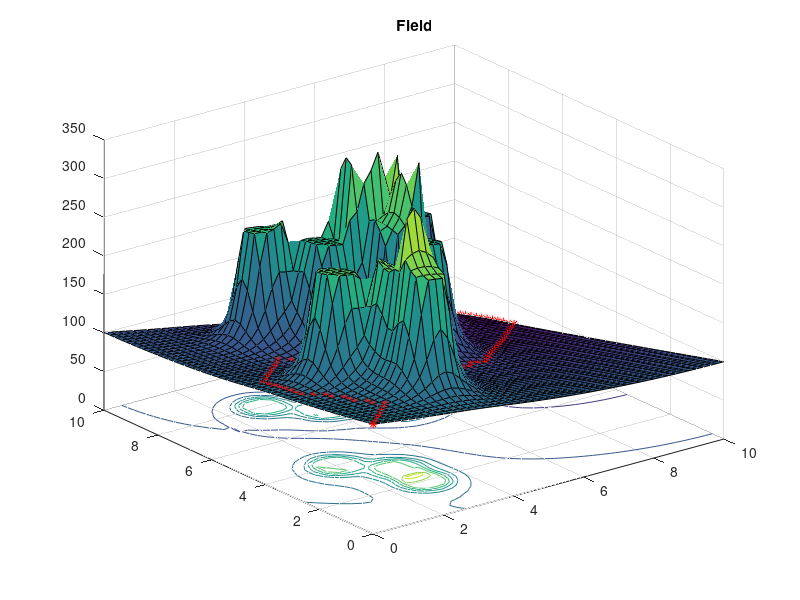
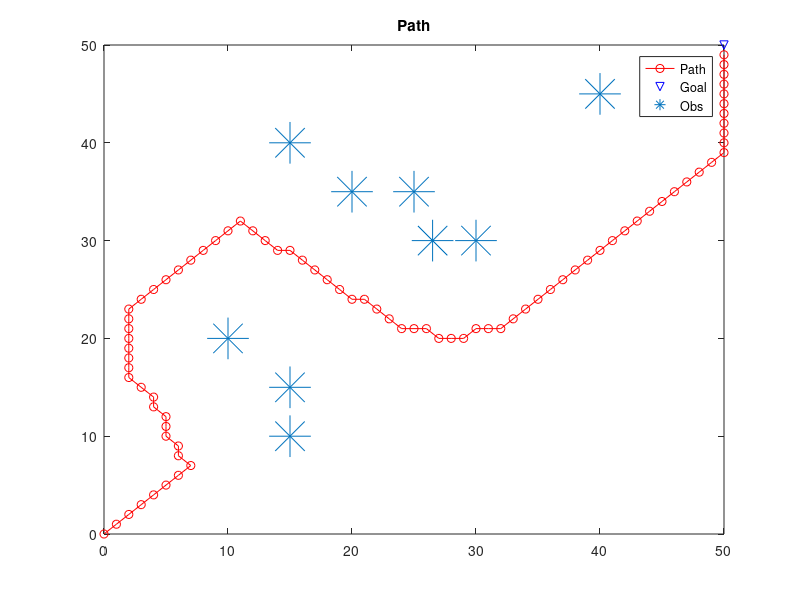

The MATLAB source for these figures, in order:
%% Afirie Field Attract/Reject Test
%% 
close all;clear
density = 0.2;
Grid_X = 0:density:10;
Grid_Y = 0:density:10;
Basic_Z = ones(length(Grid_X), length(Grid_Y));
%surf(Grid_X,Grid_Y, Basic_Z);
P0 = 20;
a = 20; % factor for Ref force
b =10; % factor for Attract force

% [5 10 5] will make no-solution
%%
Goal = [10,10];
Obs = [3,2;
            3,3;
             5,7; 
             5.3,6;
             6,6;
             2,4;
             3,8;
             4,7;
             8,9];
         for k1 = 1: length(Grid_X)
             for k2 =1:length(Grid_Y)
                 X_c = Grid_X(k1);
                 Y_c = Grid_Y(k2);
                 rre =[];
                 
                 rat = sqrt((Goal(1)-X_c)^2 +(Goal(2)-Y_c)^2);
                 
                 Y_rre = [];
                 Y_ata = [];
                 
                 for k3 = 1:length(Obs)
                     rre(k3) =    sqrt((Obs(k3,1)-X_c)^2 +(Obs(k3,2)-Y_c)^2);
                     %          Y_rre = (1/rre(k3) - 1/P0)*1/(rre(k3))^2 * rat^2;
                     %          Y_ata =  (1/rre(k3) - 1/P0)^2 *rat;
                     Y_rre(k3) = a*(1/rre(k3)  - 1/P0 ) *1/(rre(k3)^2);
                     Y_ata = b*rat; % This is the only one value 
                     
                     if  isinf(Y_rre(k3))==1|| Y_rre(k3)>150
                         Y_rre = 150; % a limited value 
                     end
                     
                 end
                 Field_rre(k1,k2) = sum(Y_rre);
                 Field_ata(k1,k2) =  sum(Y_ata);
             end
         end

% figure(1)
% surf(Grid_X,Grid_Y,Field_rre)
% figure(2)
% surf(Grid_X,Grid_Y,Field_ata)

SUM = Field_rre  + Field_ata;
%Plot_avg = mean(SUM);


figure(3)
surfc(Grid_X,Grid_Y,SUM') % ATTENTION: the match of the ray/col of the Matrix and the X/Y-coordinate
hold on

%% Find the path
kk = 100;
pos_init = [1,1];%index 
pos_x = 1;
pos_y =1;
pos_xh = [];
pos_yh = [];
pos_x_next = 1;
pos_y_next =1;

for i= 1:kk
  for k1 =1:3
      pos_k1 = pos_x-2+k1;
      for k2 =1:3
          pos_k2 = pos_y-2+k2;
          if pos_k1==0 ||  pos_k2==0||pos_k1>length(SUM)|| pos_k2>length(SUM)
              Mat_loc(k1,k2) = inf;
          else
              Mat_loc(k1,k2) =SUM(pos_k1,pos_k2);
          end
      end
  end
         Mat_loc(2,2) = inf; %Remove the center node to avoid the standing-still
         for k6 =1:length(pos_xh)
             [loc_x, loc_y] = find(Mat_loc ==min(min(Mat_loc))); %Find the local next step
             pos_x_next = pos_x+loc_x-2;
             pos_y_next = pos_y+loc_y-2;
             
           if pos_x_next ==pos_xh(k6)&&pos_y_next ==pos_yh(k6)
                 Mat_loc(loc_x,loc_y) = inf;
             end
         end
         pos_x = pos_x_next;
         pos_y = pos_y_next;
         if pos_x == Goal(1)/0.2+1 && pos_y == Goal(2)/0.2+1
           disp('Reach Goal!')
           break
         else
          pos_xh = [pos_xh, pos_x]; % Record
          pos_yh = [pos_yh, pos_y]; 
         end
         clear Mat_loc
end

figure(4)
plot(pos_xh-1, pos_yh-1, 'r-o')  
hold on
plot(Goal(1)/0.2,Goal(2)/0.2,'bv')
hold on
plot(Obs(:,1)/0.2, Obs(:,2)/0.2, '*','MarkerSize',P0*1.5)
legend('Path', 'Goal','Obs', 'location','best')
title('Path')

for k5 =1:length(pos_xh)
figure(3)
plot3((pos_xh(k5)-1)*density, (pos_yh(k5)-1)*density, SUM(pos_xh(k5), pos_yh(k5)),'*-r')
hold on
end
title('Field')
